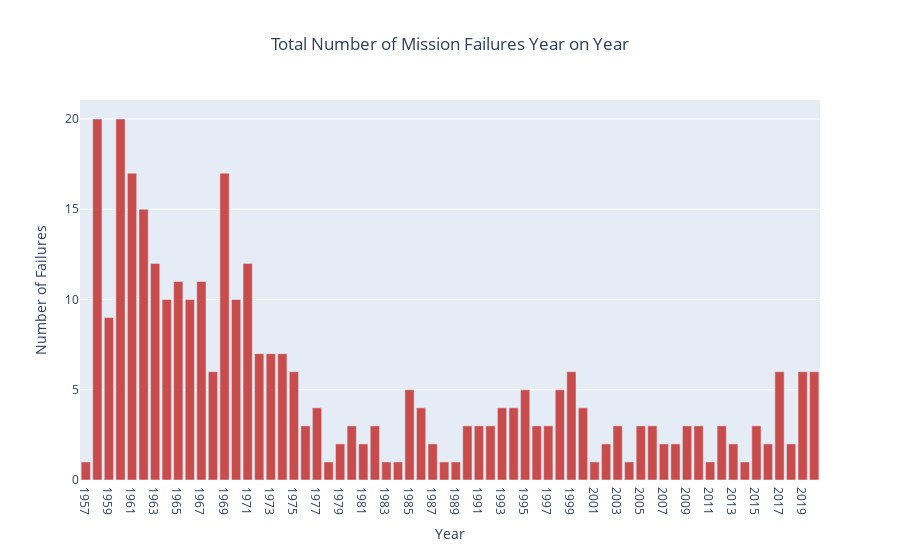

Notebook code for this chart:
### Markdown cell above
## Total Number of Mission Failures Year on Year.

### Code cell
df['Year'] = df['Date'].dt.year


df_failures = df[df['Mission_Status'] == 'Failure']

yearly_failures = df_failures['Year'].value_counts().sort_index()

fig = go.Figure(go.Bar(
    x=yearly_failures.index,
    y=yearly_failures.values,
    marker_color='#c94c4c'
))

fig.update_layout(
    title='Total Number of Mission Failures Year on Year',
    xaxis_title='Year',
    yaxis_title='Number of Failures',
    title_x=0.5,
    xaxis_type='category' 
)

fig.show()

### Figure 1 — Plotly figure (JSON) as saved in the notebook; plotly's stock layout.template omitted (floating-point values rounded to 4 significant figures)
{"data": [{"marker": {"color": "#c94c4c"}, "type": "bar", "x": [1957, 1958, 1959, 1960, 1961, 1962, 1963, 1964, 1965, 1966, 1967, 1968, 1969, 1970, 1971, 1972, 1973, 1974, 1975, 1976, 1977, 1978, 1979, 1980, 1981, 1982, 1983, 1984, 1985, 1986, 1987, 1988, 1989, 1990, 1991, 1992, 1993, 1994, 1995, 1996, 1997, 1998, 1999, 2000, 2001, 2002, 2003, 2004, 2005, 2006, 2007, 2008, 2009, 2010, 2011, 2012, 2013, 2014, 2015, 2016, 2017, 2018, 2019, 2020], "y": [1, 20, 9, 20, 17, 15, 12, 10, 11, 10, 11, 6, 17, 10, 12, 7, 7, 7, 6, 3, 4, 1, 2, 3, 2, 3, 1, 1, 5, 4, 2, 1, 1, 3, 3, 3, 4, 4, 5, 3, 3, 5, 6, 4, 1, 2, 3, 1, 3, 3, 2, 2, 3, 3, 1, 3, 2, 1, 3, 2, 6, 2, 6, 6]}], "layout": {"title": {"text": "Total Number of Mission Failures Year on Year", "x": 0.5}, "xaxis": {"title": {"text": "Year"}, "type": "category"}, "yaxis": {"title": {"text": "Number of Failures"}}}}
